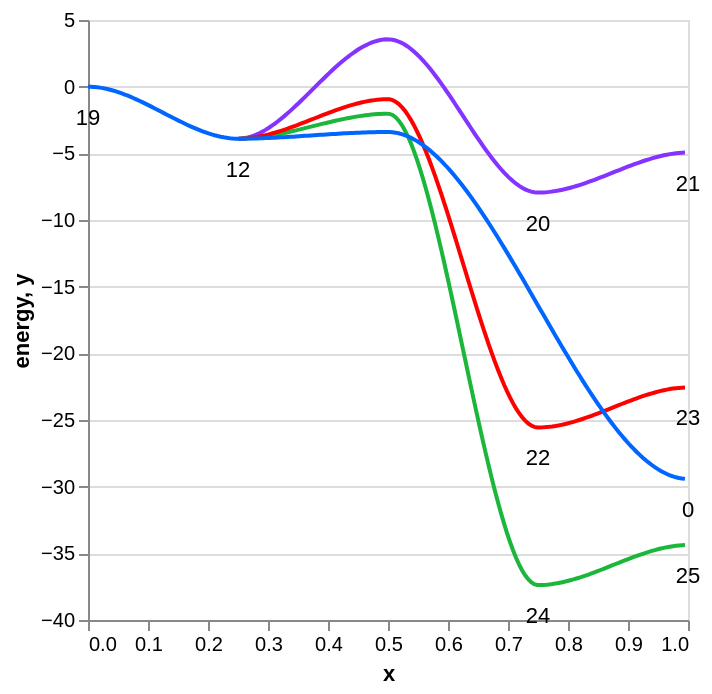

Notebook code cell kept with this figure:
### Code cell
root_key = 19
leaf_keys = [0, 23, 25, 21]

node_paths = mess.surf.node_paths_from_source(surf, root_key, leaf_keys=leaf_keys)
mess.surf.plot_paths(surf, node_paths, stack_nodes=[[20, 22, 24]], stack_edges=[[(12, 20), (12, 0)]])

### Figure 1 — Vega-Lite specification as saved in the notebook (floating-point values rounded to 4 significant figures; data arrays with more than 128 entries replaced by an {"elided": "..."} marker saying what was removed)
{"config": {"view": {"continuousWidth": 300, "continuousHeight": 300}}, "layer": [{"data": {"name": "data-c633ec5df1bbce9470bcdd4d70f0da9a"}, "mark": {"type": "line"}, "encoding": {"color": {"field": "path", "legend": null, "scale": {"domain": ["0", "1", "2", "3"], "range": ["#0066ff", "#ff0000", "#1ab73a", "#8533ff"]}, "type": "nominal"}, "x": {"axis": null, "field": "x", "type": "temporal"}, "y": {"field": "energy", "type": "quantitative"}}, "transform": [{"fold": ["3", "2", "1", "0"], "as": ["path", "energy"]}]}, {"data": {"name": "data-d59bf41796310bdbe47f14b553c5a9c2"}, "mark": {"type": "text", "baseline": "top", "dy": 10}, "encoding": {"text": {"field": "label", "type": "quantitative"}, "x": {"field": "x", "type": "quantitative"}, "y": {"field": "y", "type": "quantitative"}}}], "$schema": "https://vega.github.io/schema/vega-lite/v5.20.1.json", "datasets": {"data-c633ec5df1bbce9470bcdd4d70f0da9a": {"elided": "200 records"}, "data-d59bf41796310bdbe47f14b553c5a9c2": [{"x": 0.0, "y": 0.0, "label": 19}, {"x": 0.25, "y": -3.9, "label": 12}, {"x": 1.0, "y": -29.42, "label": 0}, {"x": 0.75, "y": -25.56, "label": 22}, {"x": 1.0, "y": -22.56, "label": 23}, {"x": 0.75, "y": -37.38, "label": 24}, {"x": 1.0, "y": -34.38, "label": 25}, {"x": 0.75, "y": -7.94, "label": 20}, {"x": 1.0, "y": -4.94, "label": 21}]}}
